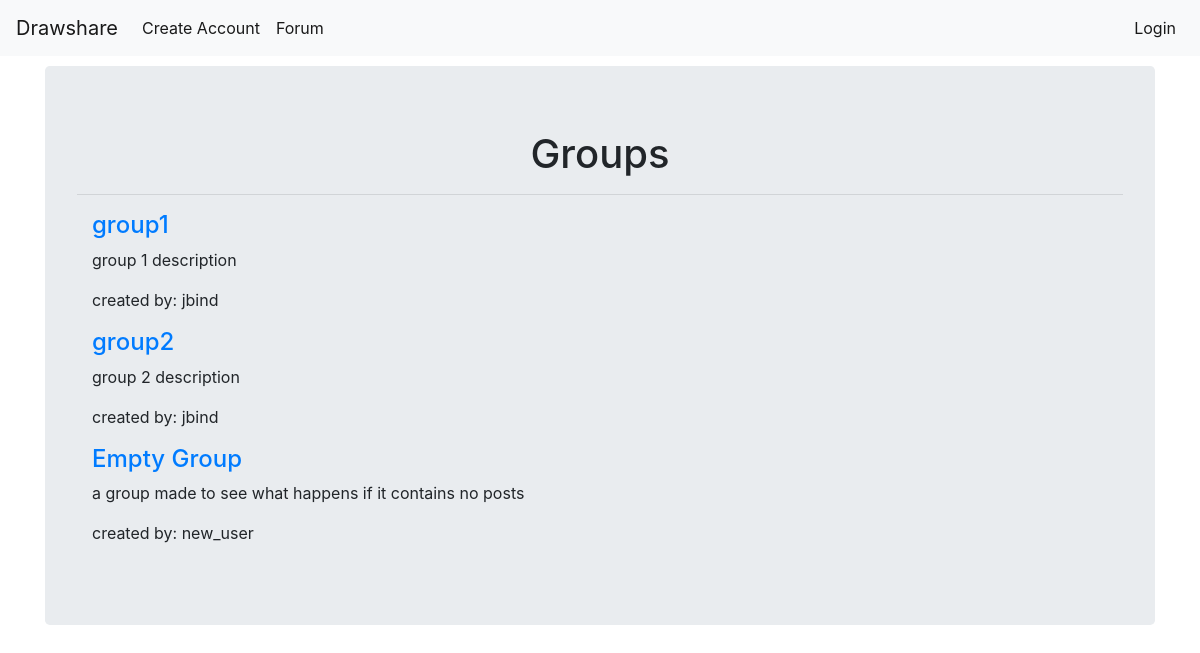
Screenshot of /drawapp/groups/ with the database file from the repository.
### drawapp/models.py (models this page shows)
class Group(models.Model):
    user = models.ForeignKey(User, on_delete=models.CASCADE, default=1)
    name = models.CharField(max_length=100)
    description = models.TextField(max_length=500)
    def __str__(self):
        return self.name

### drawapp/views.py (the view)
# urls.py: path('groups/', views.GroupsList.as_view(), name='groups'),
class GroupsList(ListView):
    model = Group

### drawapp/templates/drawapp/group_list.html
{% extends 'base/base.html' %}
{% block navbar %}
<h1 class="page_header">Groups</h1>
<hr>
{% if object_list %}
    {% for group in object_list %}
    <div class="container">
      <a href="{% url 'posts' group.pk %}"><h4>{{ group }}</h4></a>
      <p>{{ group.description }}</p>
      <p>created by: {{ group.user.username }}</p>
    </div>
    {% endfor %}
{% else %}
  <h2>No Groups in List!</h2>
{% endif %}
{% endblock %}

### drawapp/static/style.css (style rules this page uses)
.page_header { text-align:center; }

### rows the page displays
Group: name "group1", description "group 1 description", user.username "jbind"
Group: name "group2", description "group 2 description", user.username "jbind"
Group: name "Empty Group", description "a group made to see what happens if it contains no posts", user.username "new_user"
